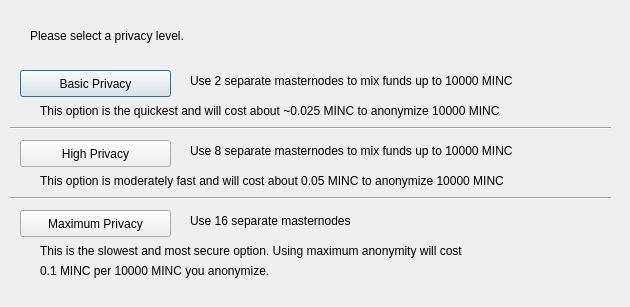
<?xml version="1.0" encoding="UTF-8"?>
<ui version="4.0">
 <class>ObfuscationConfig</class>
 <widget class="QDialog" name="ObfuscationConfig">
  <property name="geometry">
   <rect>
    <x>0</x>
    <y>0</y>
    <width>630</width>
    <height>307</height>
   </rect>
  </property>
  <property name="windowTitle">
   <string>Configure Obfuscation</string>
  </property>
  <widget class="QPushButton" name="buttonBasic">
   <property name="geometry">
    <rect>
     <x>20</x>
     <y>70</y>
     <width>151</width>
     <height>27</height>
    </rect>
   </property>
   <property name="text">
    <string>Basic Privacy</string>
   </property>
  </widget>
  <widget class="QPushButton" name="buttonHigh">
   <property name="geometry">
    <rect>
     <x>20</x>
     <y>140</y>
     <width>151</width>
     <height>27</height>
    </rect>
   </property>
   <property name="text">
    <string>High Privacy</string>
   </property>
  </widget>
  <widget class="QPushButton" name="buttonMax">
   <property name="geometry">
    <rect>
     <x>20</x>
     <y>210</y>
     <width>151</width>
     <height>27</height>
    </rect>
   </property>
   <property name="text">
    <string>Maximum Privacy</string>
   </property>
  </widget>
  <widget class="QLabel" name="label">
   <property name="geometry">
    <rect>
     <x>30</x>
     <y>20</y>
     <width>571</width>
     <height>31</height>
    </rect>
   </property>
   <property name="text">
    <string>Please select a privacy level.</string>
   </property>
  </widget>
  <widget class="QLabel" name="label_2">
   <property name="geometry">
    <rect>
     <x>190</x>
     <y>70</y>
     <width>421</width>
     <height>21</height>
    </rect>
   </property>
   <property name="text">
    <string>Use 2 separate masternodes to mix funds up to 10000 MINC</string>
   </property>
  </widget>
  <widget class="QLabel" name="label_3">
   <property name="geometry">
    <rect>
     <x>190</x>
     <y>140</y>
     <width>411</width>
     <height>21</height>
    </rect>
   </property>
   <property name="text">
    <string>Use 8 separate masternodes to mix funds up to 10000 MINC</string>
   </property>
  </widget>
  <widget class="QLabel" name="label_4">
   <property name="geometry">
    <rect>
     <x>190</x>
     <y>210</y>
     <width>421</width>
     <height>21</height>
    </rect>
   </property>
   <property name="text">
    <string>Use 16 separate masternodes</string>
   </property>
  </widget>
  <widget class="QLabel" name="label_6">
   <property name="geometry">
    <rect>
     <x>40</x>
     <y>100</y>
     <width>561</width>
     <height>21</height>
    </rect>
   </property>
   <property name="text">
    <string>This option is the quickest and will cost about ~0.025 MINC to anonymize 10000 MINC</string>
   </property>
  </widget>
  <widget class="QLabel" name="label_7">
   <property name="geometry">
    <rect>
     <x>40</x>
     <y>170</y>
     <width>561</width>
     <height>21</height>
    </rect>
   </property>
   <property name="text">
    <string>This option is moderately fast and will cost about 0.05 MINC to anonymize 10000 MINC</string>
   </property>
  </widget>
  <widget class="QLabel" name="label_8">
   <property name="geometry">
    <rect>
     <x>40</x>
     <y>240</y>
     <width>561</width>
     <height>21</height>
    </rect>
   </property>
   <property name="text">
    <string>This is the slowest and most secure option. Using maximum anonymity will cost</string>
   </property>
  </widget>
  <widget class="QLabel" name="label_9">
   <property name="geometry">
    <rect>
     <x>40</x>
     <y>260</y>
     <width>561</width>
     <height>21</height>
    </rect>
   </property>
   <property name="text">
    <string>0.1 MINC per 10000 MINC you anonymize.</string>
   </property>
  </widget>
  <widget class="Line" name="line">
   <property name="geometry">
    <rect>
     <x>10</x>
     <y>120</y>
     <width>601</width>
     <height>16</height>
    </rect>
   </property>
   <property name="orientation">
    <enum>Qt::Horizontal</enum>
   </property>
  </widget>
  <widget class="Line" name="line_2">
   <property name="geometry">
    <rect>
     <x>10</x>
     <y>190</y>
     <width>601</width>
     <height>16</height>
    </rect>
   </property>
   <property name="orientation">
    <enum>Qt::Horizontal</enum>
   </property>
  </widget>
 </widget>
 <resources/>
 <connections/>
</ui>
